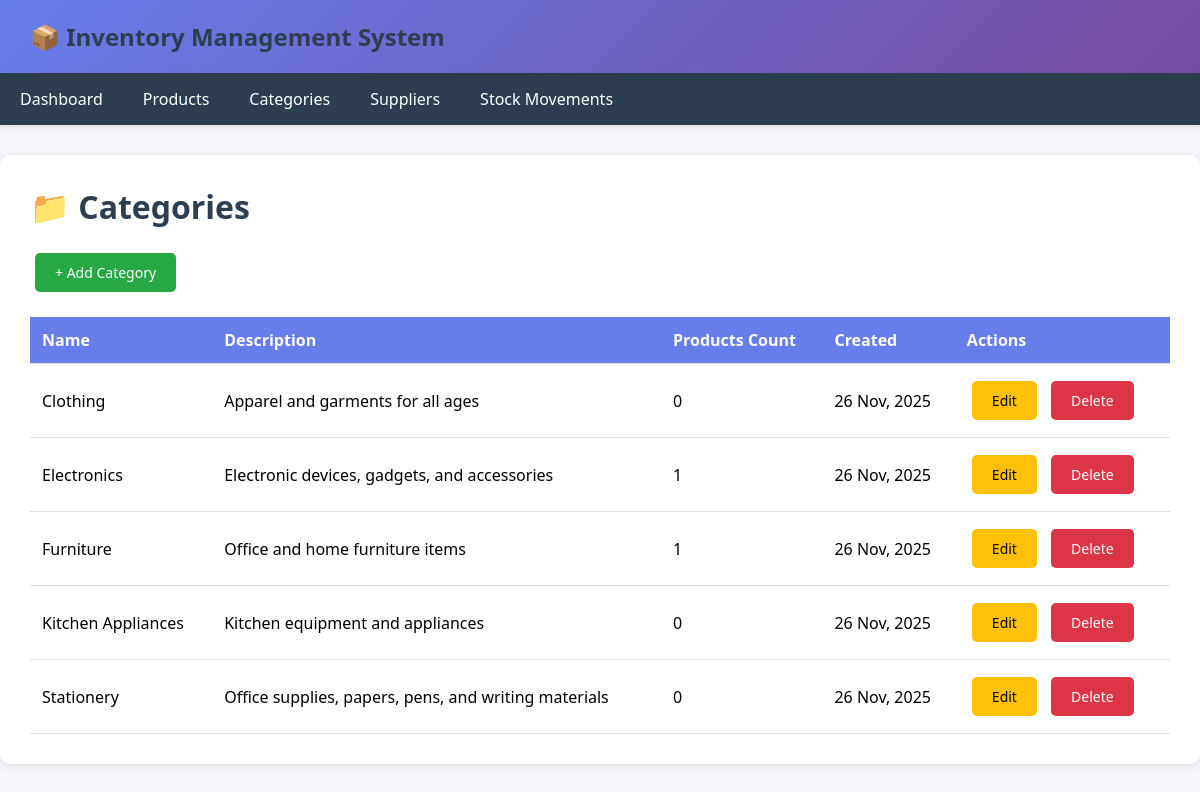
Page /categories/ on the committed database.
### app/models.py (models this page shows, shortened)
class Category(models.Model):
    name = models.CharField(max_length=100, unique=True)
    description = models.TextField(blank=True)
    created_at = models.DateTimeField(auto_now_add=True)
    class Meta:
        verbose_name_plural = "Categories"
        ordering = ['name']

### app/views.py (the view)
# urls.py: path('categories/', CategoryListView.as_view(), name='category_list'),
class CategoryListView(ListView):
    model = Category
    template_name = 'app/category_list.html'
    context_object_name = 'categories'

### app/templates/app/category_list.html (shortened to what this page needs)
{% extends 'app/base.html' %}
{% block content %}
<h1>📁 Categories</h1>
<a href="{% url 'category_create' %}" class="btn btn-success">+ Add Category</a>
<table>
    <thead>
        <tr>
            <th>Name</th>
            <th>Description</th>
            <th>Products Count</th>
            <th>Created</th>
            <th>Actions</th>
        </tr>
    </thead>
    <tbody>
        {% for category in categories %}
        <tr>
            <td>{{ category.name }}</td>
            <td>{{ category.description|truncatewords:15 }}</td>
            <td>{{ category.products.count }}</td>
            <td>{{ category.created_at|date:"d M, Y" }}</td>
            <td>
                <a href="{% url 'category_update' category.pk %}" class="btn btn-warning">Edit</a>
                <a href="{% url 'category_delete' category.pk %}" class="btn btn-danger">Delete</a>
            </td>
        </tr>
        {% empty %}
        <tr>
            <td colspan="5" style="text-align: center;">No categories found. Add one to get started!</td>
        </tr>
        {% endfor %}
    </tbody>
</table>
{% endblock %}

### app/templates/app/base.html (style rules this page uses)
* { margin: 0; padding: 0; box-sizing: border-box; }
body { font-family: 'Segoe UI', Tahoma, Geneva, Verdana, sans-serif; background-color: #f5f7fa; padding: 0; }
h1, h2 { color: #2c3e50; margin-bottom: 20px; }
table { width: 100%; border-collapse: collapse; margin-top: 20px; }
table th, table td { padding: 12px; text-align: left; border-bottom: 1px solid #e0e0e0; }
table th { background-color: #667eea; color: white; font-weight: 600; }
.btn { display: inline-block; padding: 10px 20px; margin: 5px; text-decoration: none; border-radius: 5px; cursor: pointer; border: none; font-size: 14px; transition: all 0.3s; }
.btn-success { background-color: #28a745; color: white; }
.btn-warning { background-color: #ffc107; color: black; }
.btn-danger { background-color: #dc3545; color: white; }

### rows in the picture
Category: name "Clothing", description "Apparel and garments for all ages", products.count "0", created_at "26 Nov, 2025"
Category: name "Electronics", description "Electronic devices, gadgets, and accessories", products.count "1", created_at "26 Nov, 2025"
Category: name "Furniture", description "Office and home furniture items", products.count "1", created_at "26 Nov, 2025"
Category: name "Kitchen Appliances", description "Kitchen equipment and appliances", products.count "0", created_at "26 Nov, 2025"
Category: name "Stationery", description "Office supplies, papers, pens, and writing materials", products.count "0", created_at "26 Nov, 2025"
